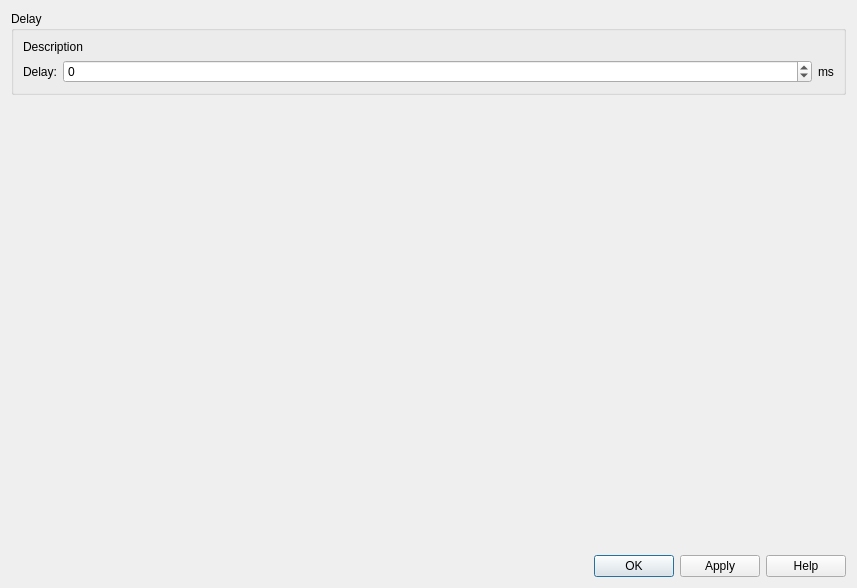
<?xml version="1.0" encoding="UTF-8"?>
<ui version="4.0">
 <class>FilterDialog</class>
 <widget class="QDialog" name="FilterDialog">
  <property name="windowModality">
   <enum>Qt::ApplicationModal</enum>
  </property>
  <property name="geometry">
   <rect>
    <x>0</x>
    <y>0</y>
    <width>857</width>
    <height>588</height>
   </rect>
  </property>
  <property name="windowTitle">
   <string>Filters</string>
  </property>
  <layout class="QVBoxLayout" name="verticalLayout_3">
   <item>
    <layout class="QVBoxLayout" name="uiVerticalLayout">
     <item>
      <widget class="QGroupBox" name="groupBox">
       <property name="title">
        <string>Delay</string>
       </property>
       <layout class="QVBoxLayout" name="verticalLayout_2">
        <item>
         <widget class="QLabel" name="label_3">
          <property name="text">
           <string>Description</string>
          </property>
          <property name="wordWrap">
           <bool>true</bool>
          </property>
         </widget>
        </item>
        <item>
         <layout class="QGridLayout" name="gridLayout" rowstretch="0" columnminimumwidth="0,0,0">
          <property name="sizeConstraint">
           <enum>QLayout::SetDefaultConstraint</enum>
          </property>
          <item row="0" column="0">
           <widget class="QLabel" name="label">
            <property name="text">
             <string>Delay:</string>
            </property>
           </widget>
          </item>
          <item row="0" column="1">
           <widget class="QSpinBox" name="spinBox">
            <property name="sizePolicy">
             <sizepolicy hsizetype="Expanding" vsizetype="Fixed">
              <horstretch>0</horstretch>
              <verstretch>0</verstretch>
             </sizepolicy>
            </property>
            <property name="minimum">
             <number>-1</number>
            </property>
            <property name="maximum">
             <number>500</number>
            </property>
           </widget>
          </item>
          <item row="0" column="2">
           <widget class="QLabel" name="label_2">
            <property name="text">
             <string>ms</string>
            </property>
           </widget>
          </item>
         </layout>
        </item>
       </layout>
      </widget>
     </item>
    </layout>
   </item>
   <item>
    <spacer name="verticalSpacer">
     <property name="orientation">
      <enum>Qt::Vertical</enum>
     </property>
     <property name="sizeHint" stdset="0">
      <size>
       <width>20</width>
       <height>40</height>
      </size>
     </property>
    </spacer>
   </item>
   <item>
    <widget class="QDialogButtonBox" name="uiButtonBox">
     <property name="orientation">
      <enum>Qt::Horizontal</enum>
     </property>
     <property name="standardButtons">
      <set>QDialogButtonBox::Apply|QDialogButtonBox::Help|QDialogButtonBox::Ok</set>
     </property>
    </widget>
   </item>
  </layout>
 </widget>
 <resources>
  <include location="../../resources/resources.qrc"/>
 </resources>
 <connections>
  <connection>
   <sender>uiButtonBox</sender>
   <signal>accepted()</signal>
   <receiver>FilterDialog</receiver>
   <slot>accept()</slot>
   <hints>
    <hint type="sourcelabel">
     <x>248</x>
     <y>254</y>
    </hint>
    <hint type="destinationlabel">
     <x>157</x>
     <y>274</y>
    </hint>
   </hints>
  </connection>
  <connection>
   <sender>uiButtonBox</sender>
   <signal>rejected()</signal>
   <receiver>FilterDialog</receiver>
   <slot>reject()</slot>
   <hints>
    <hint type="sourcelabel">
     <x>316</x>
     <y>260</y>
    </hint>
    <hint type="destinationlabel">
     <x>286</x>
     <y>274</y>
    </hint>
   </hints>
  </connection>
 </connections>
</ui>
